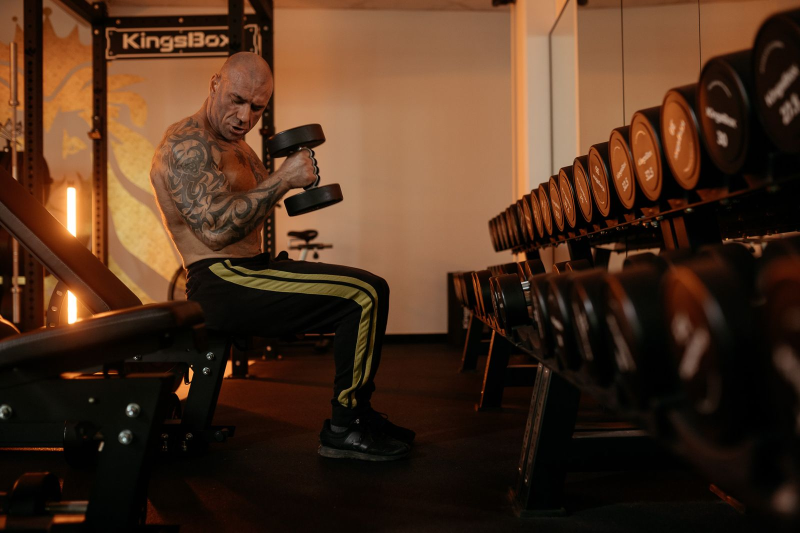
#> input picture img/founding.jpg, 1600 x 1066 px (shown at 1/2 size)
$ python covers.py
#> lines starting #> are read from the running program, lines starting #| are printed output that depends on the picture
"""Pripravi fotografije naslovnic v formatu A4 z že vpečenim temnim prelivom (brez prosojnosti v PDF)."""
from pathlib import Path
from PIL import Image
import numpy as np

ROOT = Path(__file__).resolve().parents[2]
OUT = Path(__file__).parent / "covers"
OUT.mkdir(exist_ok=True)
W, H = 1240, 1754  # A4 pri 150 dpi

COVERS = {  # ključ: (slika, vodoravni fokus 0-1, navpični fokus 0-1)
    "predlog":   ("img/founding.jpg", .30, .40),
    "brief":     ("img/g3.jpg", .45, .35),
    "scenariji": ("img/g4.jpg", .50, .30),
    "trgovina":  ("img/products/stay-outline-black.jpg", .50, .30),
    "web":       ("img/hero.jpg", .55, .30),
    "look":      ("img/products/stay-stack-black.jpg", .50, .25),
}
BG = np.array([14, 14, 14], dtype=np.float32)

for key, (src, fx, fy) in COVERS.items():
    im = Image.open(ROOT / src).convert("RGB")
#> im is the input picture: PIL image 1600x1066 RGB; mean R, G, B 75.9, 48.6, 30.3
    s = max(W / im.width, H / im.height)
#> s = 1.65
    im = im.resize((round(im.width * s), round(im.height * s)), Image.LANCZOS)
#> im: PIL image 2633x1754 RGB
    x = round((im.width - W) * fx); y = round((im.height - H) * fy)
#> after `x = round((im.width - W) * fx)`: x = 418
#> after `y = round((im.height - H) * fy)`: y = 0
    a = np.asarray(im.crop((x, y, x + W, y + H)), dtype=np.float32)
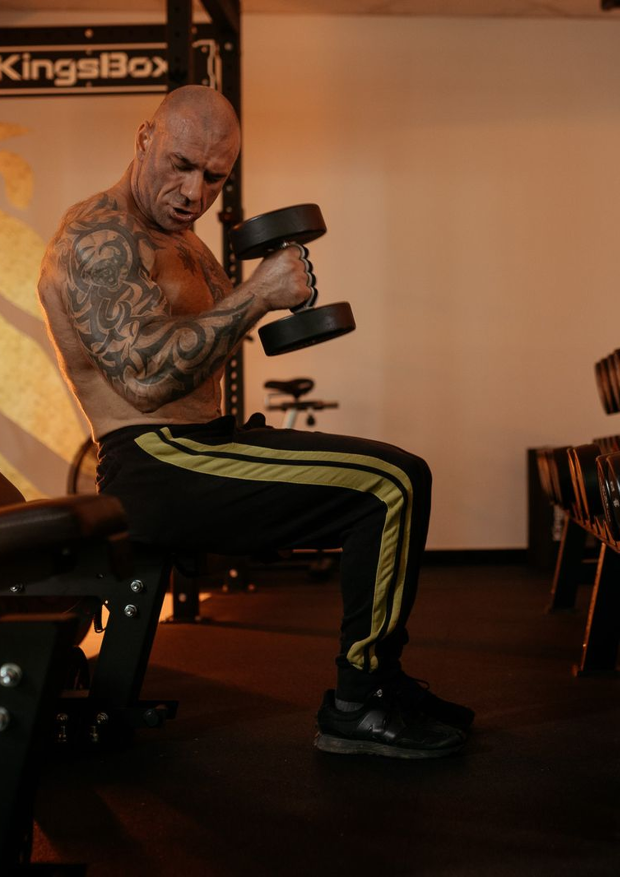
#> a: shape (1754, 1240, 3) float32 (shown at 1/2 size); mean R, G, B 87.7, 58.3, 37.6
    t = np.linspace(0, 1, H)[:, None]
    # temnjenje: zgoraj 35 %, do 40 % višine 55 %, od 72 % naprej skoraj polno
    k = np.interp(t, [0, .40, .72, 1], [.35, .55, .97, 1.0])
    a = a * (1 - k[..., None]) + BG * k[..., None]
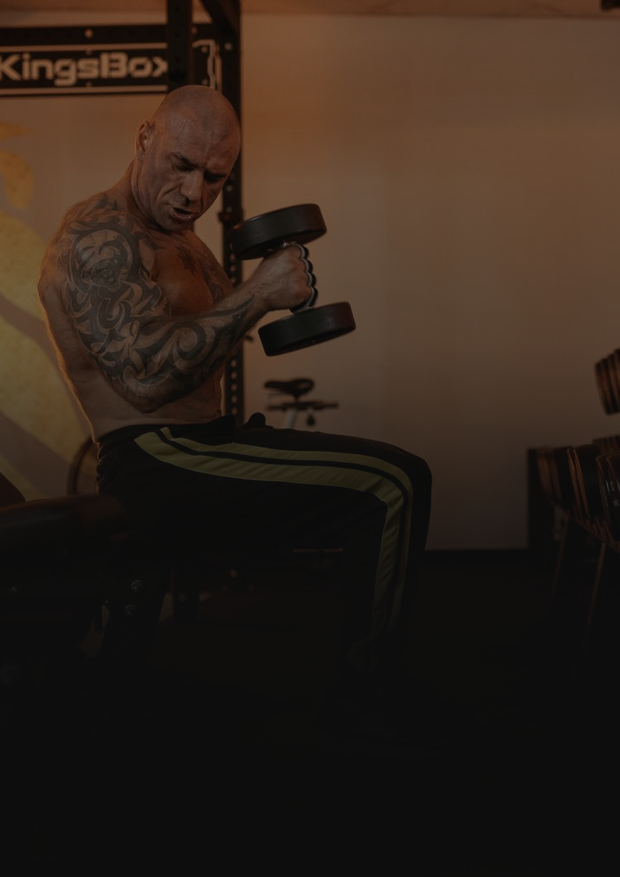
#> a: shape (1754, 1240, 3) float64 (shown at 1/2 size); mean R, G, B 49.2, 36.4, 27.4
    Image.fromarray(a.astype(np.uint8)).save(OUT / f"{key}.jpg", quality=86, optimize=True, progressive=True)
    print("OK", key)
#> pass 2 of the loop `for key, (src, fx, fy) in COVERS.items():`:
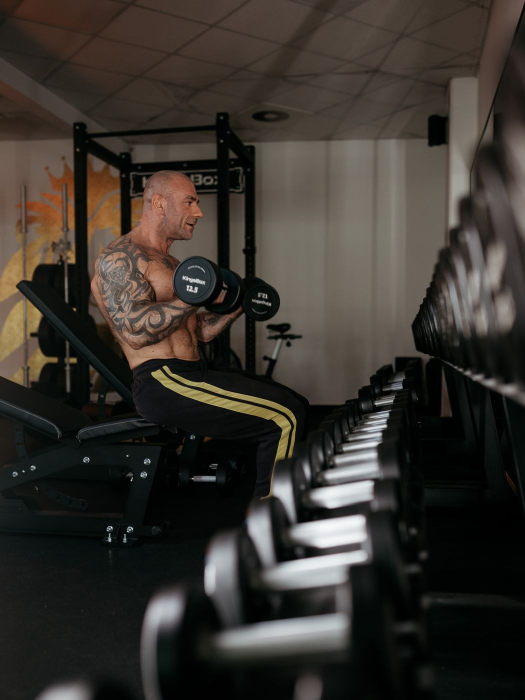
#> input picture img/g3.jpg, 1050 x 1400 px (shown at 1/2 size)
#> im is the input picture: PIL image 1050x1400 RGB; mean R, G, B 56.2, 51.3, 45.6
#> im: PIL image 1316x1754 RGB
#> `a = np.asarray(im.crop((x, y, x + W, y + H)), dtype=np.float32)`:
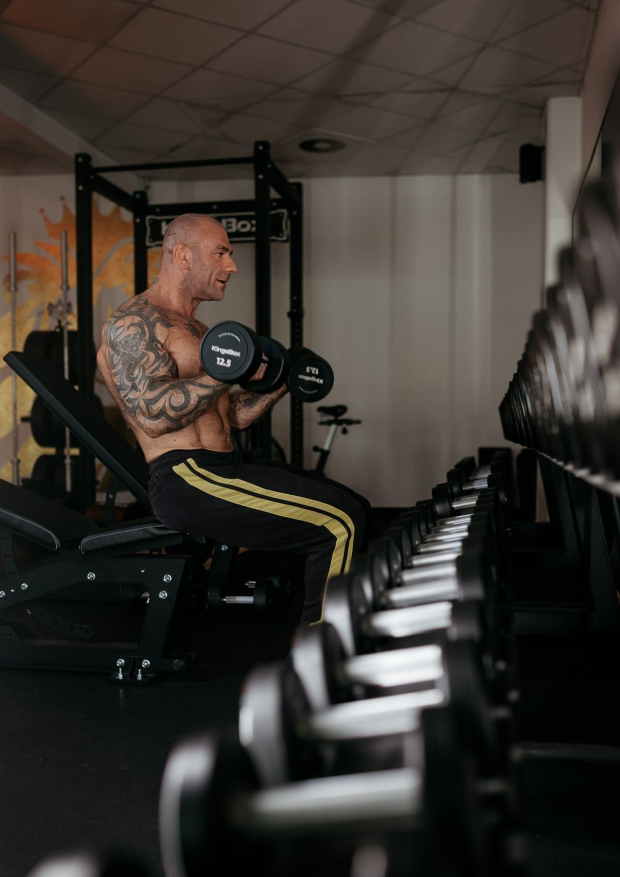
#> a: shape (1754, 1240, 3) float32 (shown at 1/2 size); mean R, G, B 56.3, 51.6, 45.8
#> `a = a * (1 - k[..., None]) + BG * k[..., None]`:
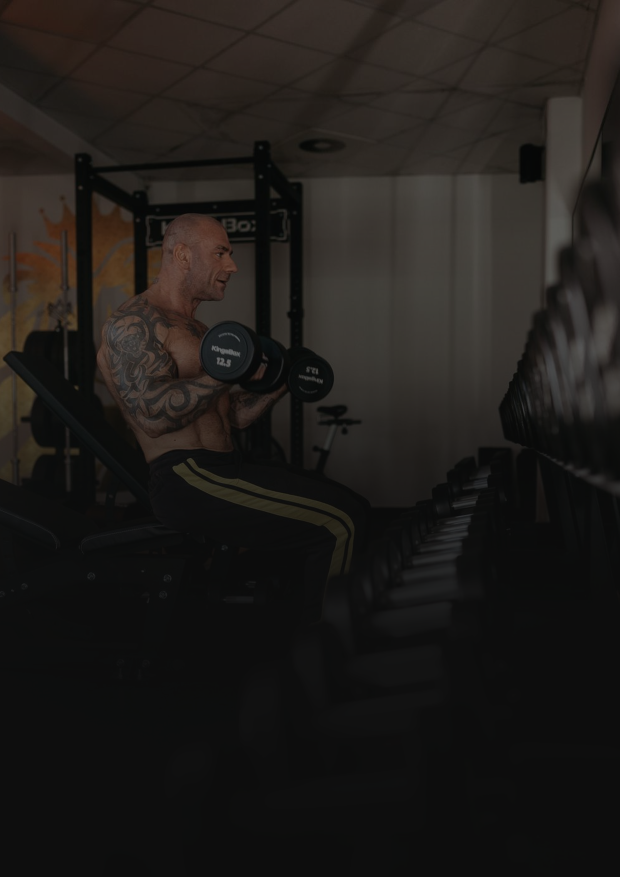
#> a: shape (1754, 1240, 3) float64 (shown at 1/2 size); mean R, G, B 31.2, 28.3, 25.7
#> pass 3 of the loop `for key, (src, fx, fy) in COVERS.items():`:
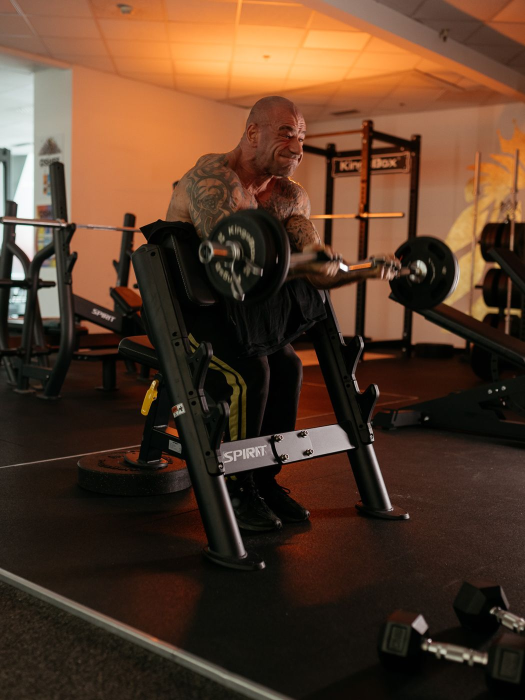
#> input picture img/g4.jpg, 1050 x 1400 px (shown at 1/2 size)
#> im is the input picture: PIL image 1050x1400 RGB; mean R, G, B 85.8, 58.6, 39.9
#> im: PIL image 1316x1754 RGB
#> `a = np.asarray(im.crop((x, y, x + W, y + H)), dtype=np.float32)`:
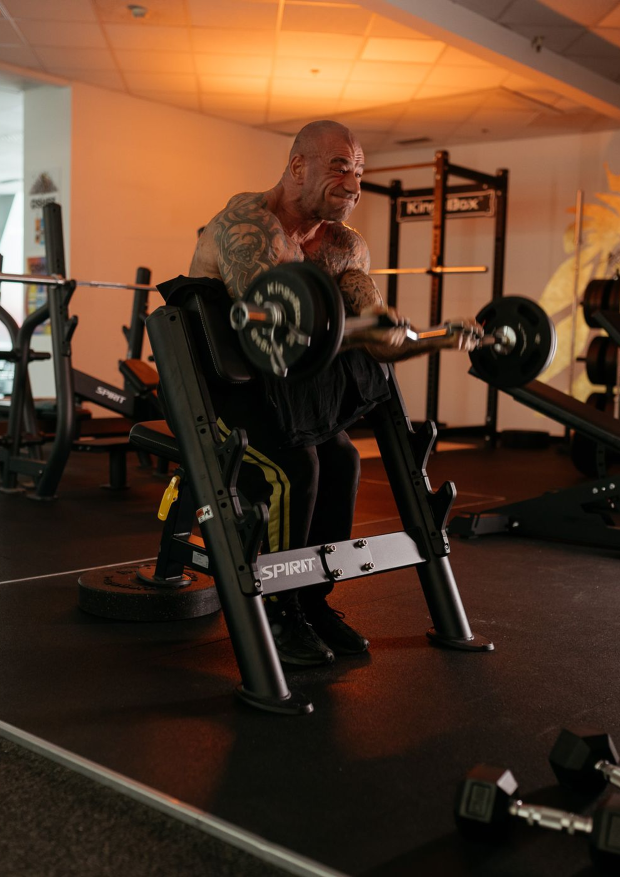
#> a: shape (1754, 1240, 3) float32 (shown at 1/2 size); mean R, G, B 86.1, 58.2, 39.2
#> `a = a * (1 - k[..., None]) + BG * k[..., None]`:
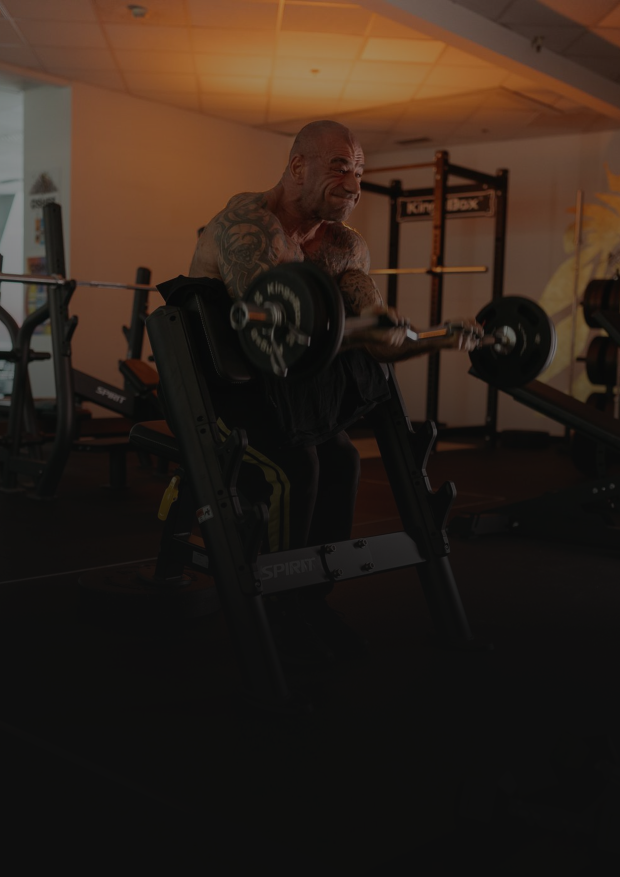
#> a: shape (1754, 1240, 3) float64 (shown at 1/2 size); mean R, G, B 48.5, 35.4, 26.5
#> the loop made 6 passes; the first 3 are shown
